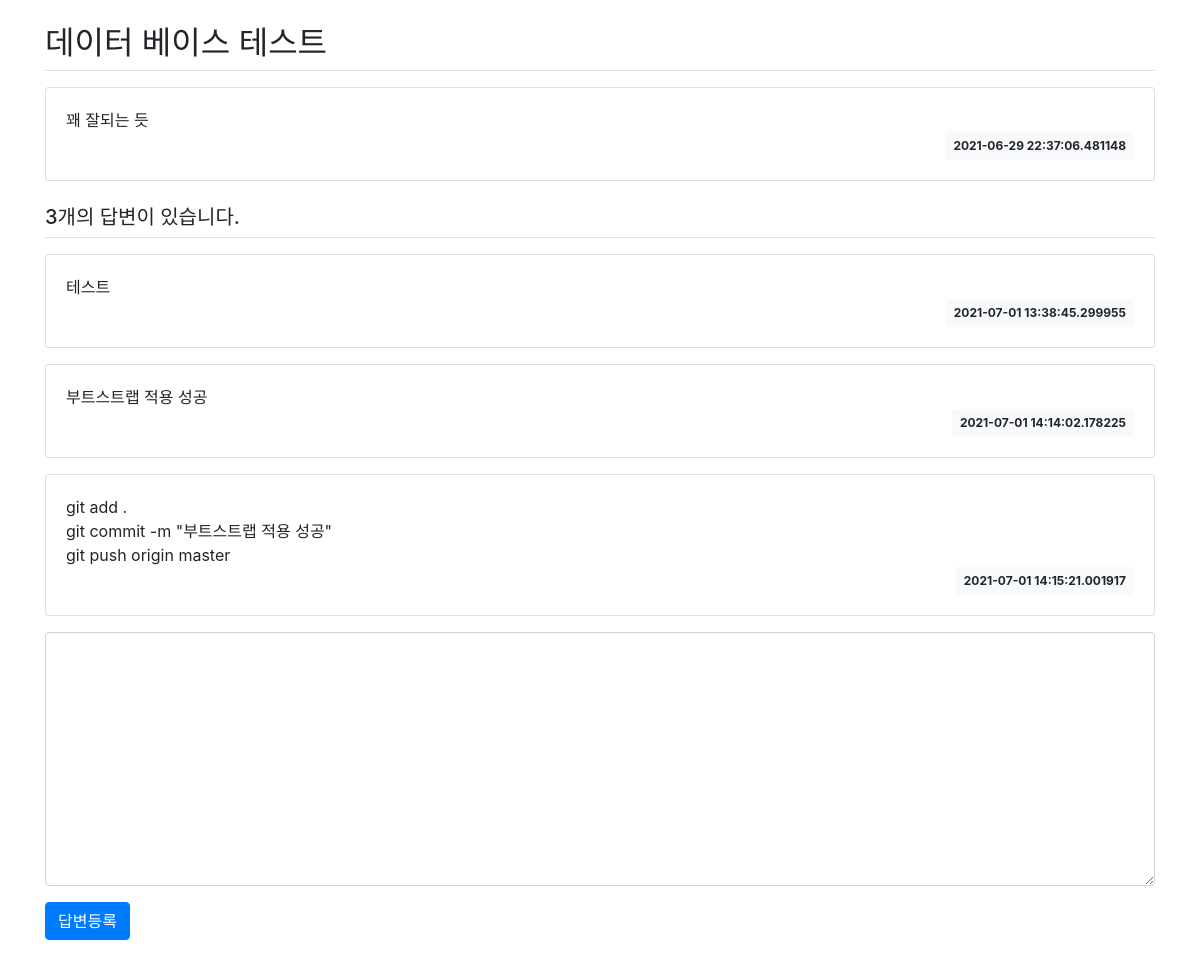
The app's page /question/detail/1/ with its own data.
### pybo/models.py (models this page shows)
class Question(db.Model):
    id = db.Column(db.Integer, primary_key=True)
    subject = db.Column(db.String(200), nullable=False)
    content = db.Column(db.Text(), nullable=False)
    create_date = db.Column(db.DateTime(), nullable=False)

class Answer(db.Model):
    id = db.Column(db.Integer, primary_key=True)
    question_id = db.Column(db.Integer, db.ForeignKey(
        'question.id', ondelete='CASCADE'))
    question = db.relationship('Question', backref=db.backref('answer_set'))
    content = db.Column(db.Text(), nullable=False)
    create_date = db.Column(db.DateTime(), nullable=False)

### pybo/views/question_views.py (the view)
@bp.route('/detail/<int:question_id>/')
def detail(question_id):
    question = Question.query.get(question_id)
    return render_template('question/question_detail.html', question=question)

### pybo/templates/question/question_detail.html (shortened to what this page needs)
<!DOCTYPE html>
<html lang="en">
<head>
    <link rel="stylesheet" href="{{ url_for('static', filename='bootstrap.min.css') }}">
</head>
<body>
    <div class="container my-3">
        <h2 class="border-bottom py-2">{{ question.subject }}</h2>
        <div class="card my-3">
            <div class="card-body">
                <div class="card-text" style="white-space: pre-line;">{{ question.content }}</div>
                <div class="d-flex justify-content-end">
                    <div class="badge badge-light p-2">
                        {{ question.create_date }}
                    </div>
                </div>
            </div>
        </div>
        <h5 class="border-bottom my-3 py-2">{{ question.answer_set|length }}개의 답변이 있습니다.</h5>
        {% for answer in question.answer_set %}
        <div class="card my-3">
            <div class="card-body">
                <div class="card-text" style="white-space: pre-line;">{{ answer.content }}</div>
                <div class="d-flex justify-content-end">
                    <div class="badge badge-light p-2">
                        {{ answer.create_date }}
                    </div>
                </div>
            </div>
        </div>
        {% endfor %}
        <form action="{{ url_for('answer.create', question_id=question.id) }}" method="post" class="my-3">
            <div class="form-group">
                <textarea name="content" id="content" class="form-control" rows="10"></textarea>
            </div>
            <input type="submit" value="답변등록" class="btn btn-primary">
        </form>
    </div>
</body>
</html>

### records on screen
Question: subject "데이터 베이스 테스트", content "꽤 잘되는 듯", create_date "2021-06-29 22:37:06.481148"
Answer: content "테스트", create_date "2021-07-01 13:38:45.299955"
Answer: content "부트스트랩 적용 성공", create_date "2021-07-01 14:14:02.178225"
Answer: content "git add . git commit -m \"부트스트랩 적용 성공\" git push origin master", create_date "2021-07-01 14:15:21.001917"

### other values on screen
{{ question.answer_set|length }} "3"
